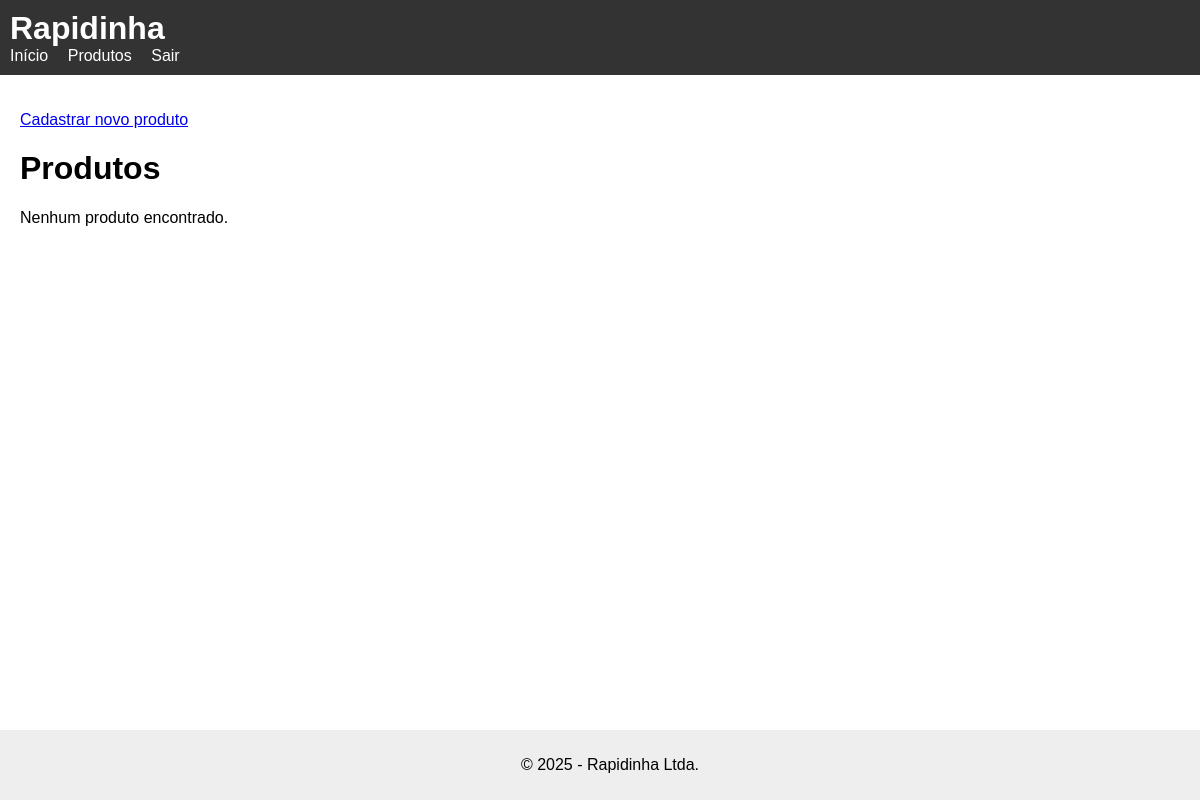
The page /produtos (signed in) on the database as committed earlier.
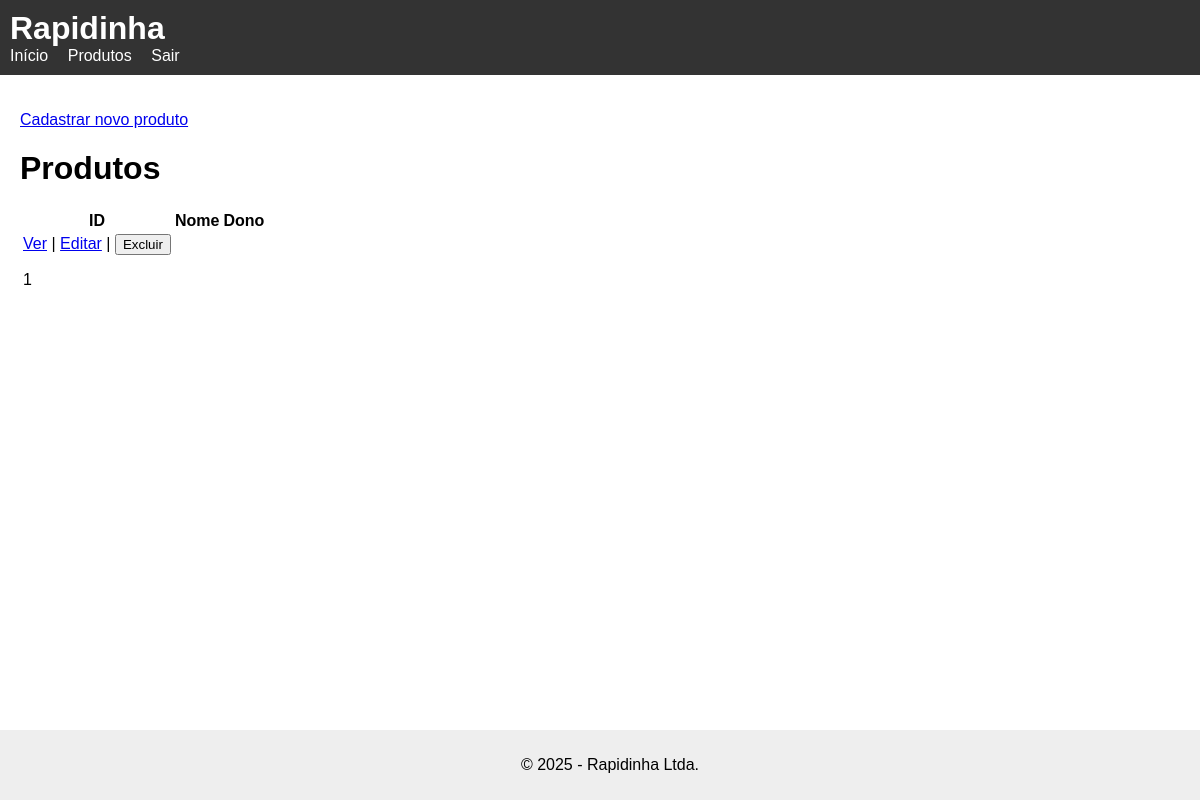
The same page on the database as committed later.
### models.py (models this page shows)
class Produto(db.Model):
    __tablename__ = "produtos"
    id = db.Column(db.Integer, primary_key=True)
    id_empresa = db.Column(db.Integer, db.ForeignKey("empresas.id"), nullable=False)
    nome = db.Column(db.String(128), nullable=False)
    id_ingrediente = db.Column(db.Integer)  # opcional se for lista separada
    preco = db.Column(db.Float)
    imagem = db.Column(db.String(256))
    avaliacao_id = db.Column(db.Integer)
    ingredientes = db.relationship("IngredienteProduto", backref="produto")
    avaliacoes = db.relationship("AvaliacaoProduto", backref="produto")

### main.py (the view)
@app.route("/produtos", methods=["GET", "POST"])
def produtos():
    if request.method == "POST" and current_user.tipo == "admin":
        nome_produto = request.form["nomeProduto"]
        produto = Produto(nome=nome_produto, id_empresa=current_user.id)
        db.session.add(produto)
        db.session.commit()
        return redirect(url_for("produtos"))
    if current_user.is_authenticated and current_user.tipo == "admin":
        produtos = Produto.query.filter_by(id_empresa=current_user.id).all()
    else:
        produtos = Produto.query.all()
    return render_template("produtos.html", produtos=produtos)

### main.py (called while the page is built)
@lm.user_loader
def user_loader(id):
    usuario = db.session.query(Usuario).filter_by(id=id).first()
    return usuario

### templates/produtos.html (shortened to what this page needs)
{% extends 'base.html' %}
{% block conteudo %}
{% if current_user.is_authenticated and current_user.tipo == "admin" %}
<p><a href="{{ url_for('novo_produto') }}">Cadastrar novo produto</a></p>
{% endif %}
<h1>Produtos</h1>
{% if produtos %}
<table>
    <thead>
        <tr>
            <th>ID</th>
            <th>Nome</th>
            <th>Dono</th>
        </tr>
    </thead>
    <tbody>
        {% for produto in produtos %}
        <tr>
            <td>
                <a href="{{ url_for('detalhe_produto', id=produto.id) }}">Ver</a>
                {% if current_user.is_authenticated and current_user.id == produto.id_empresa %}
                | <a href="{{ url_for('editar_produto', id=produto.id) }}">Editar</a>
                | <form action="{{ url_for('excluir_produto', id=produto.id) }}" method="post" style="display:inline;">
                    <button type="submit">Excluir</button>
                </form>
                <p>{{ produto.id_empresa }}</p>
                {% endif %}
            </td>
        </tr>
        {% endfor %}
    </tbody>
</table>
{% else %}
<p>Nenhum produto encontrado.</p>
{% endif %}
{% endblock %}

### templates/base.html (shortened to what this page needs)
<!DOCTYPE html>
<html lang="pt-br">
<head>
    <link rel="stylesheet" href="{{ url_for('static', filename='style/style.css') }}">
</head>
<body>
    <header>
        <h1>Rapidinha</h1>
        <nav>
            <a href="{{ url_for('home') }}">Início</a>
            {% if current_user.is_authenticated %}
                <a href="{{ url_for('produtos') }}">Produtos</a>
                <a href="{{ url_for('logout') }}">Sair</a>
            {% else %}
                <a href="{{ url_for('login') }}">Login</a>
                <a href="{{ url_for('registrar') }}">Registrar</a>
            {% endif %}
        </nav>
    </header>
    <main>
        {% block conteudo %}{% endblock %}
    </main>
    <footer>
        <p>&copy; 2025 - Rapidinha Ltda.</p>
    </footer>
</body>
</html>

### static/style/style.css (style rules this page uses)
body { font-family: Arial, sans-serif; margin: 0; padding: 0; }
header { background-color: #333; color: white; padding: 10px; }
header h1 { margin: 0; }
nav a { color: white; margin-right: 15px; text-decoration: none; }
main { padding: 20px; }
footer { background-color: #eee; text-align: center; padding: 10px; position: fixed; width: 100%; bottom: 0; }

Rows that differ between the two databases and show on the page:
added Produto: id_empresa "1"
Other text that changed with them:
text no longer shown: "Nenhum produto encontrado."
text now shown: "ID Nome Dono"
